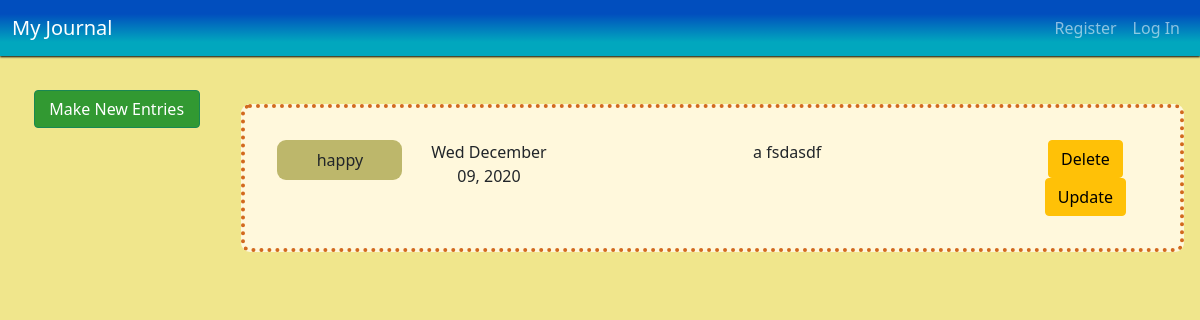
/allentries, run on an earlier commit of the app's database.
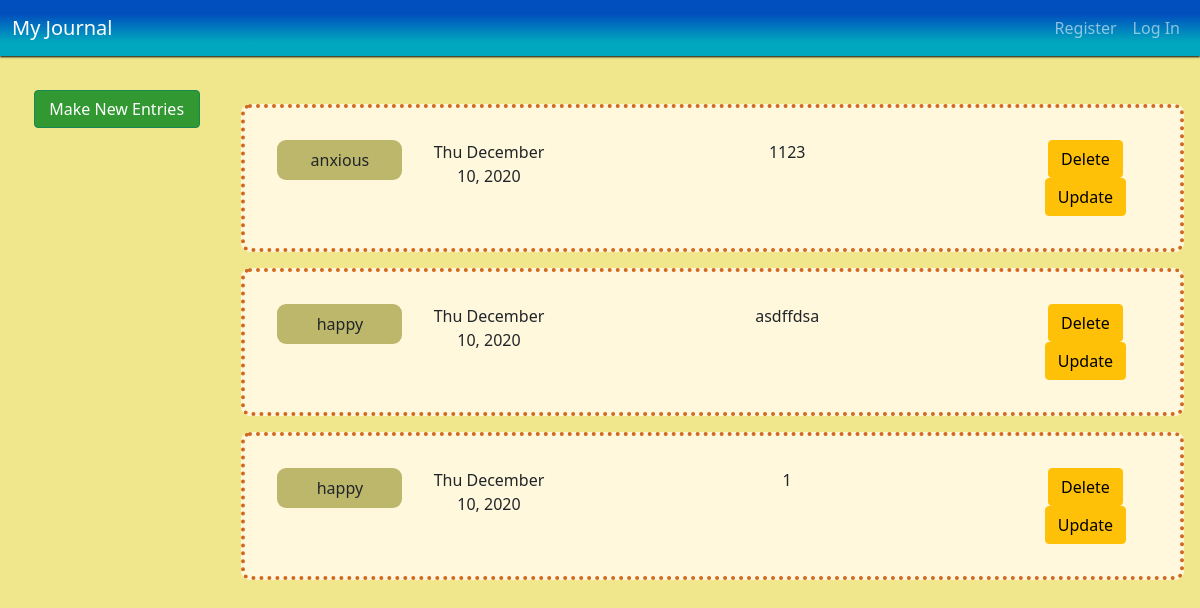
And on a later commit of the database.
### tables this page shows
CREATE TABLE 'entries' ('id' INTEGER PRIMARY KEY AUTOINCREMENT NOT NULL, 'username' TEXT NOT NULL, 'entry' TEXT, 'mood' TEXT, 'date' DATE, 'fDate' TEXT);

### app.py (the view, shortened to what this page needs)
@app.route('/allentries', methods=["GET", "DELETE"])
def all_entries():
    if request.method == "GET":
        with alcSession(engine) as conn:
            statement = text("SELECT id, entry, mood, fDate FROM entries WHERE username = '1' ORDER BY date DESC") # for easy testing, using username '1'
            rows = conn.execute(statement)
            rows = rows.all()
            print(rows)
            return render_template('allentries.html', entries = rows)

### app.py (called while the page is built)
@app.after_request
def after_request(response):
    response.headers["Cache-Control"] = "no-cache, no-store, must-revalidate"
    response.headers["Expires"] = 0
    response.headers["Pragma"] = "no-cache"
    return response

### templates/allentries.html (shortened to what this page needs)
{% extends "layout.html" %}
{% block main %}
<main class='container-fluid journal-container'>
  <div class='row'>
    <div class='col-md-2'>
      <nav class="flex-column nav nav-menu">
        <button id='new-entries-btn' class='menu-btn btn btn-success'>Make New Entries</button>
      </nav>
    </div>
    <div class='all-entries-container col-md-10'>
      {% for entry in entries %}
      <div class='container entries-container' id='container-{{ entry.id }}'>
        <div class='row'>
          <div class='col-md-2'>
            <div class='mood-entry'>
              {{ entry.mood }}
            </div>
          </div>
          <div class='date-entry col-md-2'>
            {{entry.fDate}}
          </div>
          <div class='journal-entry col-md-6'>
            {{ entry.entry }}
          </div>
          <div class='col-md-2'>
            <button class='del-btn btn btn-warning' id='{{ entry.id }}'>Delete</button>
            <button class='update-btn btn btn-warning' data-value='{{ entry.id }}'>Update</button>
          </div>
        </div>
      </div>
      {% endfor %}
    </div>
  </div>
</main>
{% endblock %}

### templates/layout.html (shortened to what this page needs)
<!DOCTYPE html>
<html lang="en">
<head>
    <link href="https://cdn.jsdelivr.net/npm/bootstrap@5.0.0-beta1/dist/css/bootstrap.min.css" rel="stylesheet"
>
    <link href="/static/css/css-output/output.css" rel="stylesheet">
</head>
<body>
    <nav class="navbar navbar-expand-md navbar-dark">
        <div class="container-fluid">
            <a class="navbar-brand" href='/'>My Journal</a>
            <div class="collapse navbar-collapse" id="navbar">
                {% if session.user_id %}
                <ul class="navbar-nav me-auto mb-2 mb-lg-0">
                    <li class="nav-item"><a class="nav-link" href="/">Journal Home</a></li>
                    <li class="nav-item"><a class="nav-link" href="/logout">Log Out</a></li>
                </ul>
                {% else %}
                <ul class="navbar-nav me-auto mb-2 mb-lg-0">
                    <li class="nav-item"><a class="nav-link" href="/register">Register</a></li>
                    <li class="nav-item"><a class="nav-link" href="/login">Log In</a></li>
                </ul>
                {% endif %}
            </div>
        </div>
    </nav>
        {% block main %}{% endblock %}
</body>
</html>

What changed in the data, as far as the page shows it:
removed entries: mood "happy", fDate "Wed December 09, 2020", entry "a fsdasdf", {{ entry.id }} 12 (drawn)
added entries: mood "anxious", fDate "Thu December 10, 2020", entry "1123", {{ entry.id }} 18 (drawn)
added entries: mood "happy", fDate "Thu December 10, 2020", entry "asdffdsa", {{ entry.id }} 17 (drawn)
added entries: mood "happy", fDate "Thu December 10, 2020", entry "1", {{ entry.id }} 16 (drawn)
